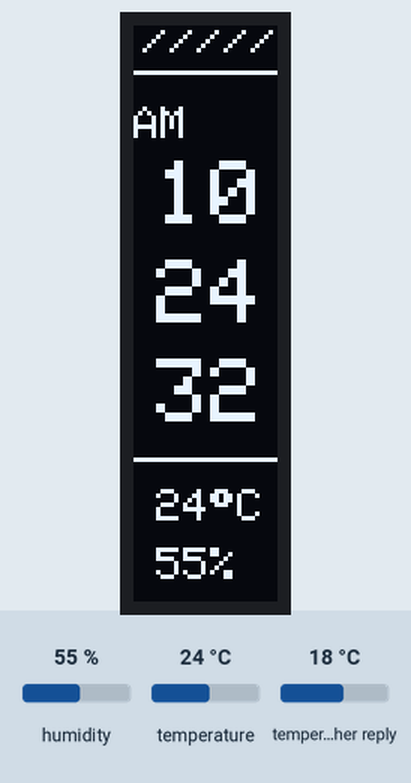
Simulated run of this sketch. Board: ESP32. Shown: 32×128 one-colour display. The inputs (shaded band) are chosen by the test bench; at power-on: humidity 55 %, temperature 24 °C, temperature in the weather reply 18 °C. WiFi joins after 1.5 s; servers stay silent unless stated; network time is answered at once with the bench clock; the local clock reads 2024-03-15 10:24:30 at power-on unless the sketch sets it; web services answer with replies made up by the test bench; what the sketch prints to the serial monitor is not drawn.

Above: at 2.9 s.
3.0 s: humidity set to 22 %
At 3.5 s:
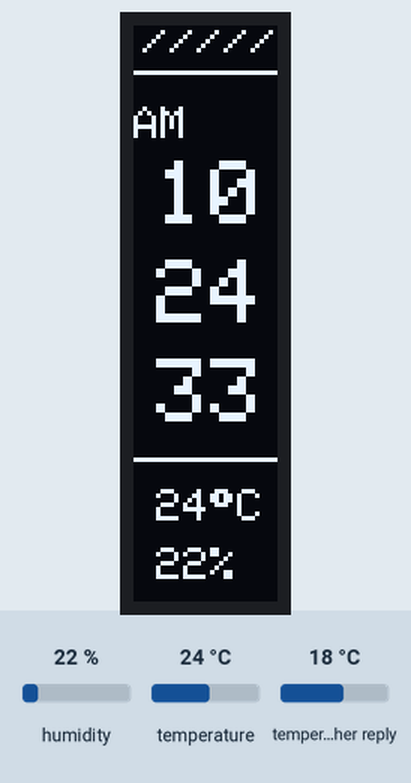
4.5 s: temperature set to 12 °C
At 5.8 s:
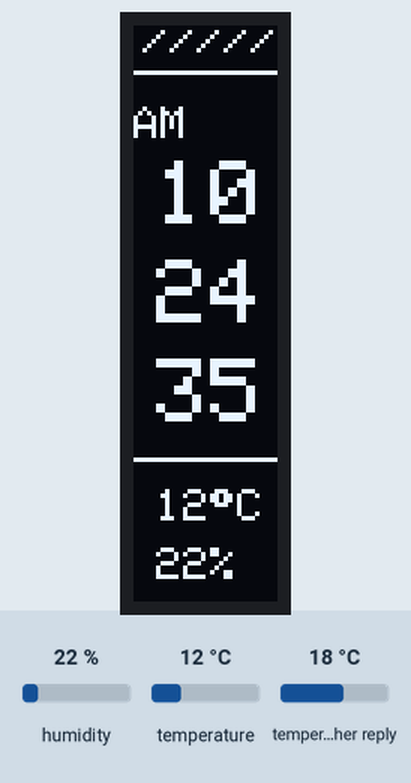
6.5 s: humidity set to 40 %
At 7.8 s:
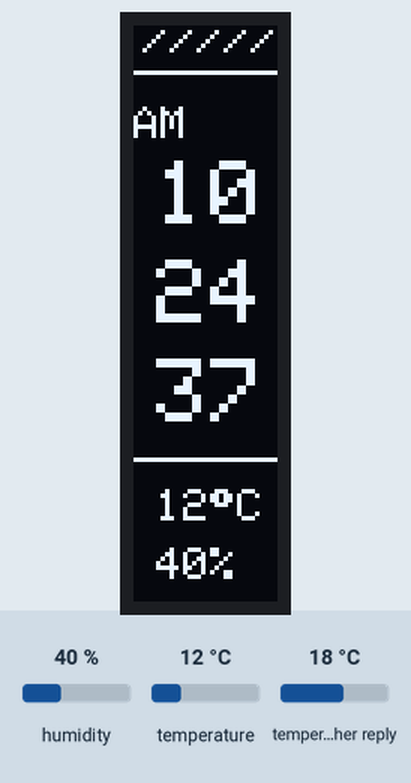
8.5 s: temperature set to 19 °C
At 20.8 s:
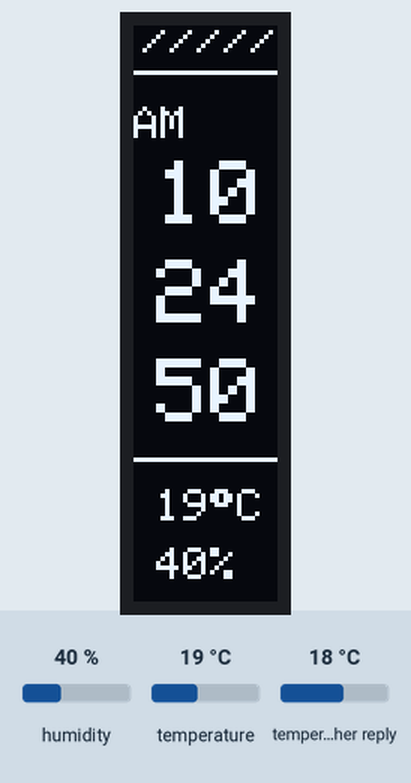
Timing chart, 0 to 22.3 s (numbered marks = the images above; inputs shaded):
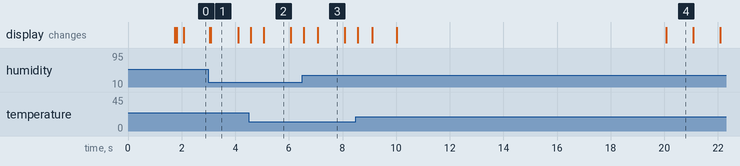

Measured:
- what the display in image 1 shows lasts 1.0 s, from 3.1 s to 4.1 s

The sketch:

Clock+Weather_V1.ino
```cpp
#include <WiFi.h>
#include <Wire.h>
#include <Adafruit_GFX.h>
#include <Adafruit_SSD1306.h>
#include <Adafruit_SHT31.h>
#include <NTPClient.h>
#include <WiFiUdp.h>
#include <HTTPClient.h>
#include <ArduinoJson.h>


// ===== WiFi & API info =====
const char* ssid     = "YourWifi";
const char* password = "YourPassword";
String apiKey = "YourAPIKey";
String city = "YourCity";
String countryCode = "YourCountry";

// ===== Globals =====
String weatherDesc = "Loading...";
float outdoorTemp = 0;
unsigned long lastWeatherUpdate = 0;
const long weatherInterval = 600000; // Update every 10 mins

// For page cycling
bool showClockPage = true;
unsigned long lastPageChange = 0;
const int pageInterval = 10000; //Switch every 10 seconds

// ===== OLED setup =====
#define SCREEN_WIDTH 128
#define SCREEN_HEIGHT 32
Adafruit_SSD1306 display(SCREEN_WIDTH, SCREEN_HEIGHT, &Wire, -1);

// ===== SHT31 setup =====
Adafruit_SHT31 sht31 = Adafruit_SHT31();

// ===== NTP setup =====
WiFiUDP ntpUDP;
NTPClient timeClient(ntpUDP, "pool.ntp.org", 8 * 3600, 60000); // GMT+8

// ===== Pins  =====
#define I2C_SDA 8
#define I2C_SCL 9

void getWeatherData() {
  if (WiFi.status() == WL_CONNECTED) {
    HTTPClient http;
    // Constructs the URL for metric units (Celsius)
    String url = "http://api.openweathermap.org/data/2.5/weather?q=" + city + "," + countryCode + "&appid=" + apiKey + "&units=metric";

    http.begin(url);
    int httpCode = http.GET();

    if (httpCode > 0) {
      String payload = http.getString();
      StaticJsonDocument<1024> doc;
      deserializeJson(doc, payload);

      outdoorTemp = doc["main"]["temp"];
      const char* desc = doc["weather"][0]["main"]; // e.g. "Clouds", "Rain"
      weatherDesc = String(desc);
    }
    http.end();
  }
}

void setup() {
  Serial.begin(115200);
  Wire.begin(I2C_SDA, I2C_SCL);

  // WiFi
  WiFi.begin(ssid, password);
  while (WiFi.status() != WL_CONNECTED) {
    delay(500);
    Serial.print(".");
  }
  Serial.println("\nWiFi connected!");

  // Weather
  getWeatherData();

  // OLED init
  if (!display.begin(SSD1306_SWITCHCAPVCC, 0x3C)) {
    Serial.println(F("SSD1306 allocation failed"));
    for (;;);
  }
  display.clearDisplay();
  display.setRotation(1);

  // SHT31 init
  if (!sht31.begin(0x44)) {
    Serial.println("Couldn't find SHT31");
    while (1) delay(1);
  }

  // NTP init
  timeClient.begin();

}

void loop() {
  timeClient.update();

  // Update weather on interval
  if (millis() - lastWeatherUpdate > weatherInterval) {
    getWeatherData();
    lastWeatherUpdate = millis();
  }

  // Toggle Page every 5 seconds
  if (millis() - lastPageChange > pageInterval) {
    showClockPage = !showClockPage;
    lastPageChange = millis();
  }

  display.clearDisplay();
  display.setTextColor(SSD1306_WHITE);

  if (showClockPage) {
    // ===== PAGE 1: CLOCK & INDOOR SENSOR =====
    int hours = timeClient.getHours();
    bool isPM = (hours >= 12);
    if (hours > 12) hours -= 12;
    if (hours == 0) hours = 12;

    char hStr[3], mStr[3], sStr[3];
    sprintf(hStr, "%02d", hours);
    sprintf(mStr, "%02d", timeClient.getMinutes());
    sprintf(sStr, "%02d", timeClient.getSeconds());

    display.setTextSize(1);
    display.setCursor(2, 0);
    display.println("/////");
    display.setCursor(60, 10);
    display.println(isPM ? "PM" : "AM");
    display.drawLine(0, 10, 128, 10, SSD1306_WHITE);

    display.setTextSize(2);
    display.setCursor(5, 30); display.println(hStr);
    display.setCursor(5, 52); display.println(mStr);
    display.setCursor(5, 74); display.println(sStr);

    display.drawLine(0, 96, 32, 96, SSD1306_WHITE);
    display.setTextSize(1);
    display.setCursor(5, 103); display.print((int)sht31.readTemperature()); display.print((char)247); display.print("C");
    display.setCursor(5, 116); display.print((int)sht31.readHumidity()); display.print("%");

  } else {
    // ===== PAGE 2: OUTDOOR WEATHER =====
    display.setTextSize(1);
    display.setCursor(2, 5);
    display.println(city);
    display.drawLine(0, 15, 32, 15, SSD1306_WHITE);

    display.setCursor(2, 25);
    display.println("OUT:");

    // Big Outdoor Temp
    display.setTextSize(2);
    display.setCursor(2, 45);
    display.print((int)outdoorTemp);
    display.setTextSize(1);
    display.print((char)247); // Degree symbol
    display.setTextSize(2);
    display.print("C");

    display.drawLine(0, 75, 32, 75, SSD1306_WHITE);

    // Weather Description
    display.setTextSize(1);
    display.setCursor(2, 85);
    display.println(weatherDesc);


  }
  display.display();

}
```
